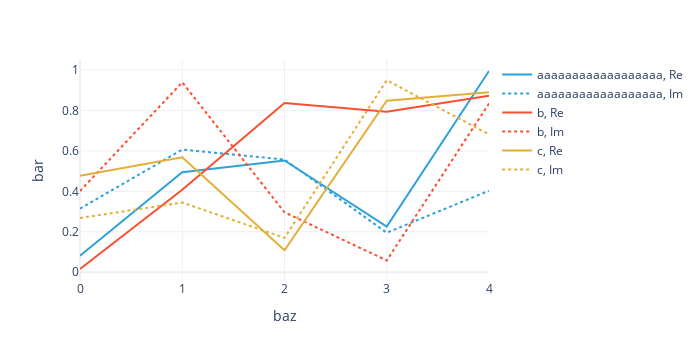

The notebook cell saved with this chart:
### Code cell
#|hide
plotly_dataarray(U3.array + U4.array)

### Figure 1 — Plotly figure (JSON) as saved in the notebook; plotly's stock layout.template omitted (floating-point values rounded to 4 significant figures)
{"data": [{"hovertemplate": "foo=aaaaaaaaaaaaaaaaaa<br>Part=Re<br>baz=%{x}<br>bar=%{y}<extra></extra>", "legendgroup": "aaaaaaaaaaaaaaaaaa, Re", "line": {"color": "#2fa1da", "dash": "solid"}, "marker": {"symbol": "circle"}, "mode": "lines", "name": "aaaaaaaaaaaaaaaaaa, Re", "orientation": "v", "showlegend": true, "type": "scatter", "x": [0, 1, 2, 3, 4], "xaxis": "x", "y": [0.08115, 0.4943, 0.5522, 0.2252, 0.9948], "yaxis": "y"}, {"hovertemplate": "foo=aaaaaaaaaaaaaaaaaa<br>Part=Im<br>baz=%{x}<br>bar=%{y}<extra></extra>", "legendgroup": "aaaaaaaaaaaaaaaaaa, Im", "line": {"color": "#2fa1da", "dash": "dot"}, "marker": {"symbol": "circle"}, "mode": "lines", "name": "aaaaaaaaaaaaaaaaaa, Im", "orientation": "v", "showlegend": true, "type": "scatter", "x": [0, 1, 2, 3, 4], "xaxis": "x", "y": [0.3143, 0.6063, 0.557, 0.1952, 0.4029], "yaxis": "y"}, {"hovertemplate": "foo=b<br>Part=Re<br>baz=%{x}<br>bar=%{y}<extra></extra>", "legendgroup": "b, Re", "line": {"color": "#fb4f2f", "dash": "solid"}, "marker": {"symbol": "circle"}, "mode": "lines", "name": "b, Re", "orientation": "v", "showlegend": true, "type": "scatter", "x": [0, 1, 2, 3, 4], "xaxis": "x", "y": [0.01581, 0.4074, 0.8366, 0.793, 0.8729], "yaxis": "y"}, {"hovertemplate": "foo=b<br>Part=Im<br>baz=%{x}<br>bar=%{y}<extra></extra>", "legendgroup": "b, Im", "line": {"color": "#fb4f2f", "dash": "dot"}, "marker": {"symbol": "circle"}, "mode": "lines", "name": "b, Im", "orientation": "v", "showlegend": true, "type": "scatter", "x": [0, 1, 2, 3, 4], "xaxis": "x", "y": [0.4017, 0.9388, 0.2963, 0.05795, 0.8341], "yaxis": "y"}, {"hovertemplate": "foo=c<br>Part=Re<br>baz=%{x}<br>bar=%{y}<extra></extra>", "legendgroup": "c, Re", "line": {"color": "#e4ae38", "dash": "solid"}, "marker": {"symbol": "circle"}, "mode": "lines", "name": "c, Re", "orientation": "v", "showlegend": true, "type": "scatter", "x": [0, 1, 2, 3, 4], "xaxis": "x", "y": [0.4772, 0.5682, 0.1087, 0.8478, 0.8899], "yaxis": "y"}, {"hovertemplate": "foo=c<br>Part=Im<br>baz=%{x}<br>bar=%{y}<extra></extra>", "legendgroup": "c, Im", "line": {"color": "#e4ae38", "dash": "dot"}, "marker": {"symbol": "circle"}, "mode": "lines", "name": "c, Im", "orientation": "v", "showlegend": true, "type": "scatter", "x": [0, 1, 2, 3, 4], "xaxis": "x", "y": [0.2681, 0.3446, 0.1698, 0.9493, 0.6813], "yaxis": "y"}], "layout": {"height": 360, "legend": {"title": {}, "tracegroupgap": 0}, "margin": {"t": 60}, "width": 700, "xaxis": {"anchor": "y", "autorange": true, "domain": [0, 1], "range": [0, 4], "title": {"text": "baz"}, "type": "linear"}, "yaxis": {"anchor": "x", "autorange": true, "domain": [0, 1], "range": [-0.03858, 1.049], "title": {"text": "bar"}, "type": "linear"}}}
